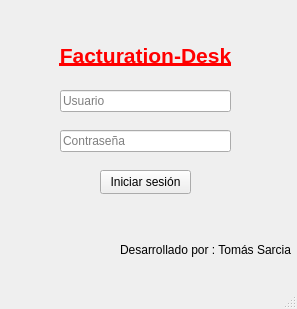
<?xml version="1.0" encoding="UTF-8"?>
<ui version="4.0">
 <class>MainWindow</class>
 <widget class="QMainWindow" name="MainWindow">
  <property name="geometry">
   <rect>
    <x>0</x>
    <y>0</y>
    <width>297</width>
    <height>309</height>
   </rect>
  </property>
  <property name="windowTitle">
   <string>MainWindow</string>
  </property>
  <widget class="QWidget" name="centralwidget">
   <widget class="QLabel" name="titleLabel">
    <property name="geometry">
     <rect>
      <x>30</x>
      <y>0</y>
      <width>231</width>
      <height>111</height>
     </rect>
    </property>
    <property name="text">
     <string>&lt;html&gt;&lt;head/&gt;&lt;body&gt;&lt;p align=&quot;center&quot;&gt;&lt;span style=&quot; font-size:16pt; font-weight:700; text-decoration: underline; color:#ff0000;&quot;&gt;Facturation-Desk&lt;/span&gt;&lt;/p&gt;&lt;/body&gt;&lt;/html&gt;</string>
    </property>
   </widget>
   <widget class="QLineEdit" name="usernameImput">
    <property name="geometry">
     <rect>
      <x>60</x>
      <y>90</y>
      <width>171</width>
      <height>22</height>
     </rect>
    </property>
    <property name="placeholderText">
     <string>Usuario</string>
    </property>
   </widget>
   <widget class="QLineEdit" name="passwordInput">
    <property name="geometry">
     <rect>
      <x>60</x>
      <y>130</y>
      <width>171</width>
      <height>22</height>
     </rect>
    </property>
    <property name="echoMode">
     <enum>QLineEdit::EchoMode::Password</enum>
    </property>
    <property name="placeholderText">
     <string>Contraseña</string>
    </property>
   </widget>
   <widget class="QPushButton" name="loginButton">
    <property name="geometry">
     <rect>
      <x>100</x>
      <y>170</y>
      <width>91</width>
      <height>24</height>
     </rect>
    </property>
    <property name="text">
     <string>Iniciar sesión</string>
    </property>
   </widget>
   <widget class="QLabel" name="label">
    <property name="geometry">
     <rect>
      <x>120</x>
      <y>240</y>
      <width>171</width>
      <height>20</height>
     </rect>
    </property>
    <property name="text">
     <string>Desarrollado por : Tomás Sarciat</string>
    </property>
   </widget>
  </widget>
  <widget class="QMenuBar" name="menubar">
   <property name="geometry">
    <rect>
     <x>0</x>
     <y>0</y>
     <width>297</width>
     <height>22</height>
    </rect>
   </property>
  </widget>
  <widget class="QStatusBar" name="statusbar"/>
 </widget>
 <resources/>
 <connections/>
</ui>
